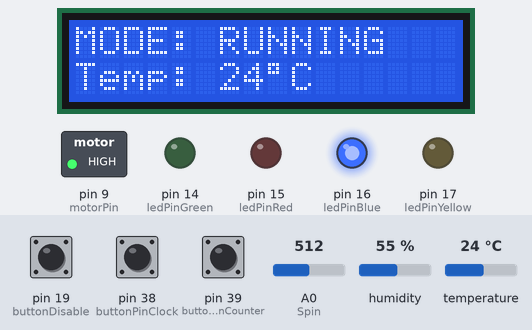
A sketch run on a simulated Arduino Mega 2560, built with avr-gcc and run on an emulated ATmega2560. Parts: 16×2 character LCD, switched loads named in the sketch (green lamp = pin HIGH), output pins drawn as LEDs (lit = HIGH). The test bench sets the inputs (shaded band); at power-on: pin 19 (buttonDisable) HIGH, pin 38 (buttonPinClock) LOW, pin 39 (buttonPinCounter) LOW, A0 (Spin) = 512, humidity 55 %, temperature 24 °C. The local clock reads 2024-03-15 10:24:30 at power-on unless the sketch sets it; what the sketch prints to the serial monitor is not drawn.

Above: at 1.2 s.
1.3 s: pin 19 (buttonDisable) pulled LOW for 0.15 s
At 2.7 s:
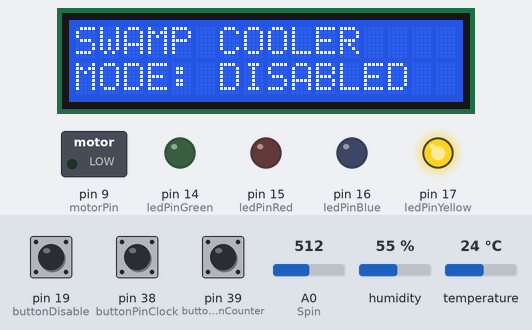
Timing chart, 0 to 4.3 s (numbered marks = the images above; inputs shaded):
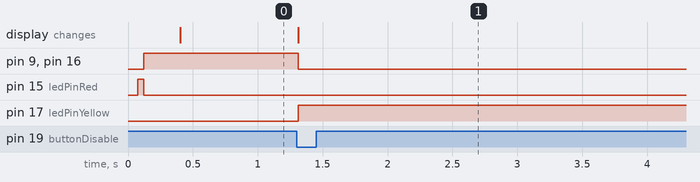

The sketch:

FinalProject.ino
```cpp
#include <Stepper.h>
#include "DHT.h"
#include <LiquidCrystal.h>
#include "uRTCLib.h"

const int stepsPerRevolution = 200;

Stepper myStepper = Stepper(stepsPerRevolution, 10, 12, 11, 13);
int motorPin = 9;

const int buttonDisable = 19;
const int buttonPinClock = 38;
const int buttonPinCounter = 39;
int buttonStateClock = 0;
int buttonStateCounter = 0;
int buttonStateDisable = 0;
volatile int flag = 0;
int idleInt = 0;
int change = 0;

int waterLevel = 0;
int Spin = A0;

LiquidCrystal lcd(3, 4, 5, 6, 7, 8);
DHT dht(2, DHT11);
uRTCLib rtc(0x68);

int ledPinYellow = 17;
int ledPinGreen = 14;
int ledPinRed = 15;
int ledPinBlue = 16;

int temperatureC = 0;
int temperatureF = 0;
int humidity = 0;

void recordings(){
  temperatureC = dht.readTemperature();
  humidity = dht.readHumidity();
  waterLevel = analogRead(Spin);
}

void idleState(){
  digitalWrite(ledPinYellow, LOW);
  digitalWrite(ledPinBlue, LOW);
  digitalWrite(ledPinGreen, HIGH);
  digitalWrite(ledPinRed, LOW);
  if (change != 2) {
    Serial.println("The system is now in idle state");
    Serial.println("Current time:");
    rtc.refresh();
    Serial.print(rtc.hour());
    Serial.print(':');
    Serial.print(rtc.minute());
    Serial.print(':');
    Serial.println(rtc.second());
    idleLCD();
  }
  change = 2;
}

void idleLCD(){
  lcd.clear();
  lcd.setCursor(0,0);
  lcd.print("Temp: ");
  lcd.print(temperatureC);
  lcd.print((char)223);
  lcd.print("C");
  lcd.setCursor(0,1);
  lcd.print("Humidity: ");
  lcd.print(humidity);
  lcd.print("%");
}

void errorState(){
  if (change != 3){
    Serial.println("The system is now in Error state");
    Serial.println("Current time:");
    Serial.print(rtc.hour());
    Serial.print(':');
    Serial.print(rtc.minute());
    Serial.print(':');
    Serial.println(rtc.second());
  }
  analogWrite(motorPin,LOW);
  lcd.clear();
  lcd.setCursor(0,0);
  lcd.print("ERROR: WATER");
  lcd.setCursor(0,1);
  lcd.print("LEVEL IS TOO LOW");
  digitalWrite(ledPinYellow, LOW);
  digitalWrite(ledPinBlue, LOW);
  digitalWrite(ledPinGreen, LOW);
  digitalWrite(ledPinRed, HIGH);
  change = 3;
}

void runningState(){
  if (change != 1){
    Serial.println("The system is now in running state");
    Serial.println("Current time:");
    Serial.print(rtc.hour());
    Serial.print(':');
    Serial.print(rtc.minute());
    Serial.print(':');
    Serial.println(rtc.second());
  }
  lcd.clear();
  digitalWrite(motorPin, HIGH);
  digitalWrite(ledPinYellow, LOW);
  digitalWrite(ledPinBlue, HIGH);
  digitalWrite(ledPinGreen, LOW);
  digitalWrite(ledPinRed, LOW);
  lcd.setCursor(0,0);
  lcd.print("MODE: RUNNING");
  lcd.setCursor(0,1);
  lcd.print("Temp: ");
  lcd.print(temperatureC);
  lcd.print((char)223);
  lcd.print("C");
  change = 1;
}

void interruptFunction(){
  flag = 1;
}

void disabledState() {
  lcd.clear();
  lcd.setCursor(0,0);
  lcd.print("SWAMP COOLER");
  lcd.setCursor(0,1);
  lcd.print("MODE: DISABLED");
  do{
    rtc.refresh();
    digitalWrite(ledPinYellow, HIGH);
    digitalWrite(ledPinBlue, LOW);
    digitalWrite(ledPinGreen, LOW);
    digitalWrite(ledPinRed, LOW);
    analogWrite(motorPin, LOW);
    if (idleInt == 0){
      Serial.println("The system is now in disabled state");
      Serial.println("Current time:");
      Serial.print(rtc.hour());
      Serial.print(':');
      Serial.print(rtc.minute());
      Serial.print(':');
      Serial.println(rtc.second());
      idleInt++;
    }
  }while(flag == 1);
}


void setup() {

  lcd.begin(16, 2);
  myStepper.setSpeed(50);

  pinMode(motorPin, OUTPUT);
  pinMode(buttonDisable, INPUT);
  pinMode(buttonPinClock, INPUT);
  pinMode(buttonPinCounter, INPUT);
  pinMode(ledPinYellow, OUTPUT);
  pinMode(ledPinGreen, OUTPUT);
  pinMode(ledPinRed, OUTPUT);
  pinMode(ledPinBlue, OUTPUT);

  Serial.begin(9600);
  dht.begin();
  URTCLIB_WIRE.begin();
  rtc.set(0, 43, 2, 3, 5, 9, 23);
  rtc.refresh();
  attachInterrupt(digitalPinToInterrupt(buttonDisable), interruptFunction, FALLING);

}

void loop() {
  rtc.refresh();

  if (flag == 1){
    disabledState();
  }

  if (waterLevel < 100){
    errorState();
  }

  if (temperatureC > 20 && waterLevel >= 100){
    runningState();
  }
  if (temperatureC <= 15 && waterLevel >= 100){
    idleState();
  }
  while(rtc.second() != 0 && flag == 0){
    rtc.refresh();
    buttonStateClock = digitalRead(buttonPinClock);
    buttonStateCounter = digitalRead(buttonPinCounter);
    if (buttonStateClock == HIGH){
	    myStepper.step(-stepsPerRevolution);
      Serial.println("Fan is moving clockwise");
    }

    if (buttonStateCounter == HIGH){
	    myStepper.step(stepsPerRevolution);
      Serial.println("Fan is moving counter-clockwise");
    }
  }
  recordings();
}
```

Measured:
- after the input at 1.3 s, pin 9 (motorPin), pin 16 (ledPinBlue): HIGH → LOW at once; pin 17 (ledPinYellow): LOW → HIGH at once; the display: changes at once (image 1)
